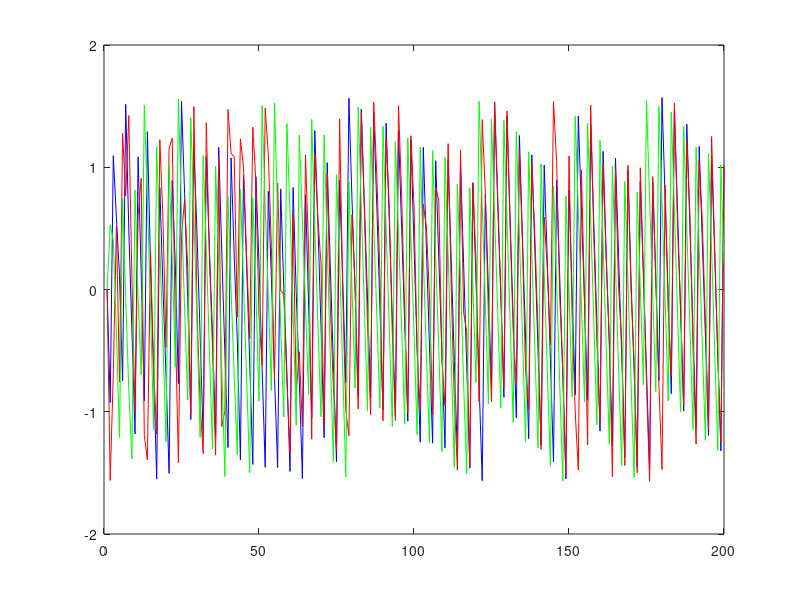
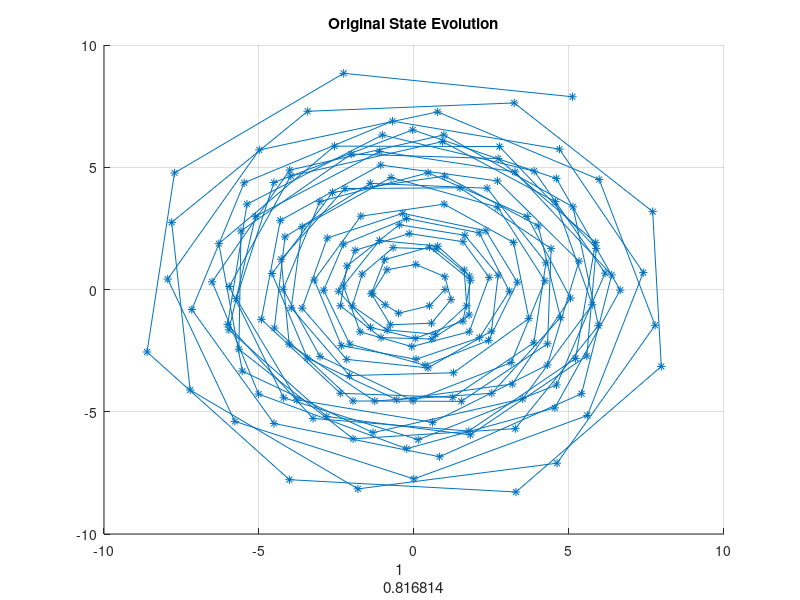
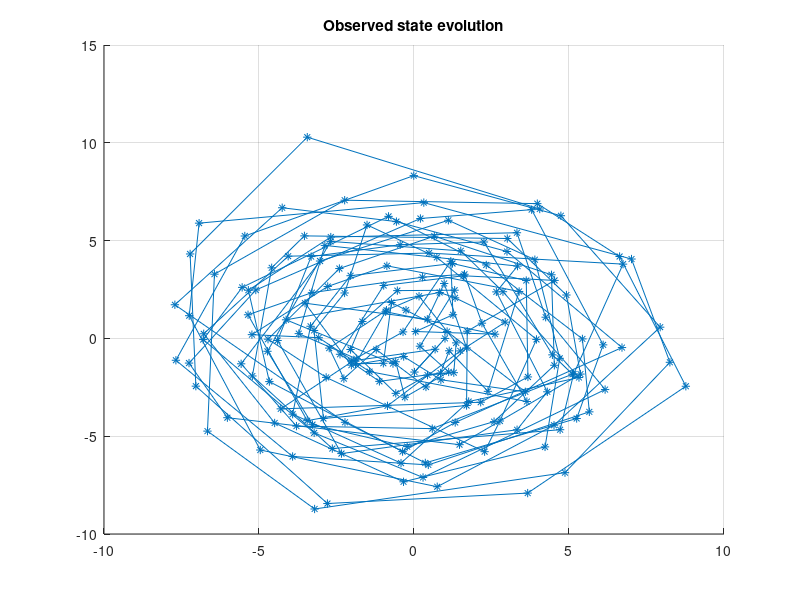
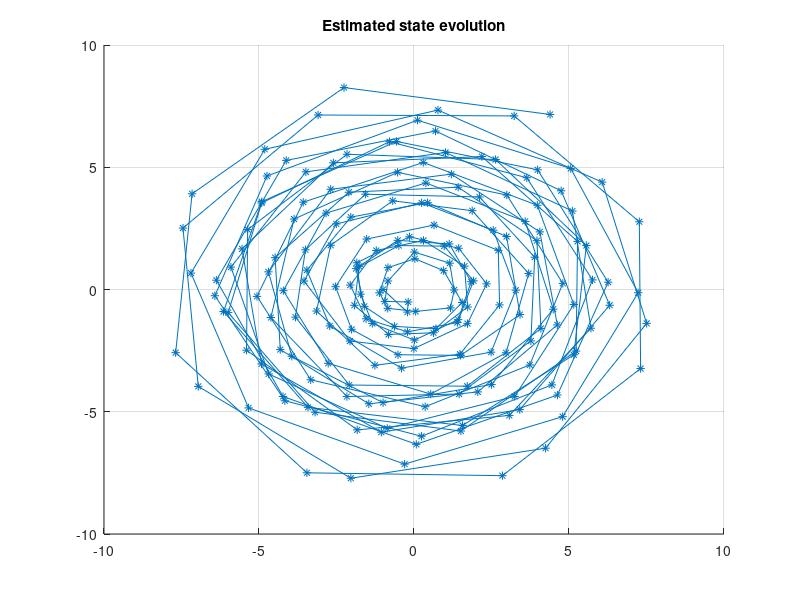

Here is the MATLAB script that generated these plots, in order:
clear all;
close all;
%% KALMAN ESTIMATOR
% PART OF EE525 COURSE JAN-APRIL 2015
% Instructor/coder: Dr. Kannan Karthik

%% The number of iterations 
L = 200;
r = 1; % If the trajectory is circular r is ONE, else r is within the range [0,1] for a SPIRAL
p = randn(1,1) > 0;
theta0 = 0*pi;
% Resolution in THETA; k = 26 = 24.28, 51 =24.75, 99 = 24.41
k = 26;
theta = 2*k*pi/200;
A = r*[cos(theta) sin(theta); -sin(theta) cos(theta)];
X = [cos(theta0); sin(theta0)];
Y = X;
SIG_W = 0.2; % STATE NOISE VARIANCE
SIG_V = 1; % OBSERVATION NOISE VARIANCE

for k = 1:1000, % NUMBER OF ITERATIONS to FIND MEAN CONVERGENCE TIME
    
% STATE EVOLUTION and OBSERVED VECTORS    
for i = 2:L,
    W = SIG_W*[randn(1,1);randn(1,1)]; % REALIZATION OF THE STATE NOISE PROCESS
    V = SIG_V*[randn(1,1);randn(1,1)]; % REALIZATION OF THE OBSERVATION NOISE PROCESS
    X(:,i) = A*X(:,i-1) + W; % NATURAL STATE EVOLUTION
    Y(:,i) = X(:,i) + V ; % OBSERVATIONS
end
M_SIG_V = [SIG_V^2 0; 0 SIG_V^2]; % ACTUAL NOISE COVARIANCE MATRIX
M_SIG_W = [SIG_W^2 0; 0 SIG_W^2]; % ACTUAL STATE NOISE COVARIANCE MATRIX
X_hat = [-1;0]; % INITIALIZATION OF THE KALMAN ESTIMATE X_hat_0/0
X_pred_hat = [-1;0]; % ONE STEP AHEAD PREDICTION INITIALIZATION
E(1) = 1;
M_STATE_old = eye(2); % This corresonds to the error covariance matrix SIGMA_K-1/K-1 set at K-1 = 0;
a = 1; % Some form of initialization;
VAR_e0 = trace(A*M_STATE_old*A' + M_SIG_W); % This correponds to the initial value of SIGMA_K/K-1
G(1) = VAR_e0/(VAR_e0 + a); % KALMAN GAIN INITIALIZATION
MV_cum = eye(2); % Initilization of the NOISE VARIANCE MATRIX

for i = 2:L, % SERIAL ARRIVAL OF OBSERVATION VECTORS
    OBSp = Y(:,i); % CURRENT OBSERVATION VECTOR
    OBSp_perp = OBSp - A*X_hat(:,i-1); % INNOVATION DERIVED FROM THE CURRENT OBSERVATION VECTOR
    M_OBS = OBSp_perp*OBSp_perp'; % CURRENT INNOVATION COVARIANCE MATRIX
    X_hat(:,i) = A*X_hat(:,i-1) + G(i-1)*OBSp_perp; % MAIN KALMAN ESTIMATOR EQUATION
    X_pred_hat(:,i) = A*X_hat(:,i); % ONE STEP AHEAD PREDICTION EQUATION
    M_STATE_new = (1-2*G(i-1))*A*M_STATE_old*A' + M_SIG_W + G(i-1)^2*M_OBS; % ERROR COVARIANCE UPDATION EQUATION
    MVk = M_OBS - A*M_STATE_old*A' - M_SIG_W; % NOISE COVARIANCE ESTIMATE FROM CURRENT INNOVATION
    MV_cum = ((i-1)/i)*MV_cum + (1/i)*MVk; % CUMULATIVE NOISE COVARIANCE ESTIMATE FROM ALL PAST INNOVATIONS
    a = trace(MV_cum); % THE SCALAR EFFECTIVE NOISE VARIANCE
    G(i) = trace(M_STATE_new)/(trace(M_STATE_new) + a); % KALMAN GAIN UPDATE
    E(i) = trace(M_STATE_old); % QUANTIFIED ERROR DERIVED FROM THE COVARIANCE MATRIX
    M_STATE_old = M_STATE_new;% TRANSFER OF VARIABLE from SIGMA_k-1/k-1 to SIGMA_k/k
end

% TERMINATION POINT to detect convergence
for i = 1:L-1,
    R = abs((E(i) - E(i+1))/E(i))*100;
    if R < 1,
        %disp('The CONVERGENCE TIME IN UNITS IS...');
        i;
        break;
    end
end
T(k) = i;
end
disp('Mean convergence time');
mean(T)

% Case when STATE EVOLUTION IS A CIRCULAR MOVEMENT; PROBLEM IS ANALOGOUS TO
% TRACKING PHASE
figure;
title('PHASE TRACKING FOR CIRCULAR MOVEMENTS');
plot(atan(X(2,:)./X(1,:)), 'b');  hold on;
plot(atan(Y(2,:)./Y(1,:)), 'r'); hold on;
plot(atan(X_pred_hat(2,:)./X_pred_hat(1,:)), 'g'); hold on;

% ACTUAL AND ESTIMATED STATE TRAJECTORIES 
figure;
B = X;
line(B(1,:),B(2,:),'Marker','*','LineStyle','-'); hold on;
xlabel([r,theta]);
grid on;
title('Original State Evolution');

figure;
B = Y;
line(B(1,:),B(2,:),'Marker','*','LineStyle','-'); hold on;
grid on;
title('Observed state evolution');

figure;
B = X_hat;
line(B(1,:),B(2,:),'Marker','*','LineStyle','-'); hold on;
grid on;
title('Estimated state evolution');

figure; stem(E);
grid on;
title('State tracking error');


%% OVERLAID PLOTS OF ACTUAL AND ESTIMATED STATE TRAJECTORIES
figure;
B = X;
line(B(1,:),B(2,:),'Marker','>','LineStyle','-'); hold on;
xlabel([r,theta]);
grid on;
title('Original State Evolution');

B = X_pred_hat;
line(B(1,:),B(2,:),'Marker','*','LineStyle','-'); hold on;
grid on;
title('Estimated state evolution');
